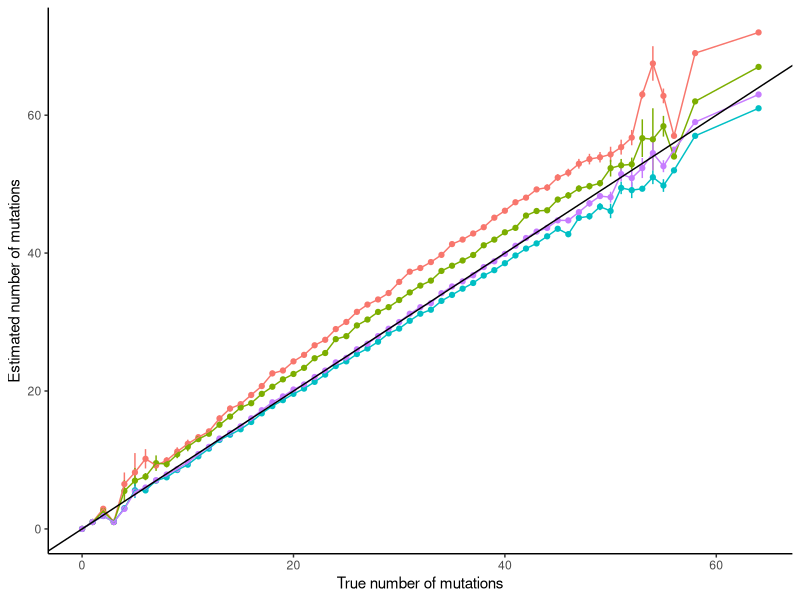
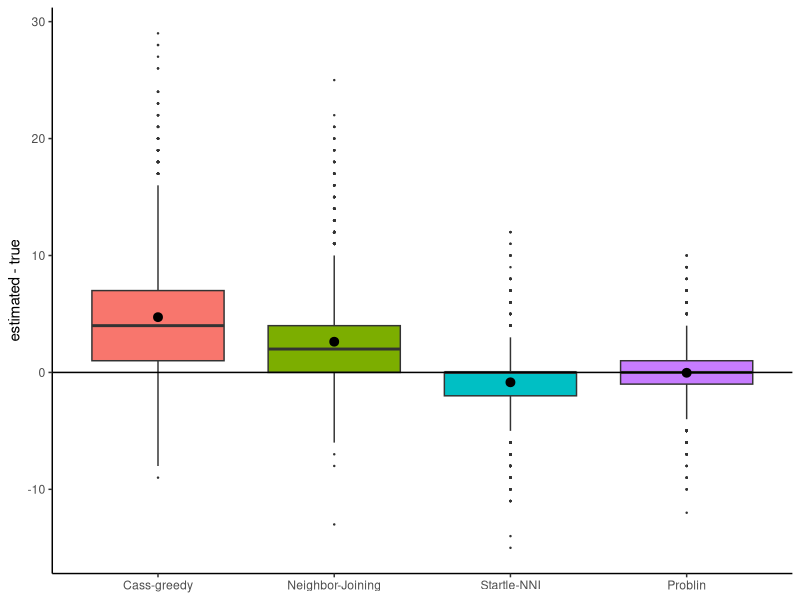
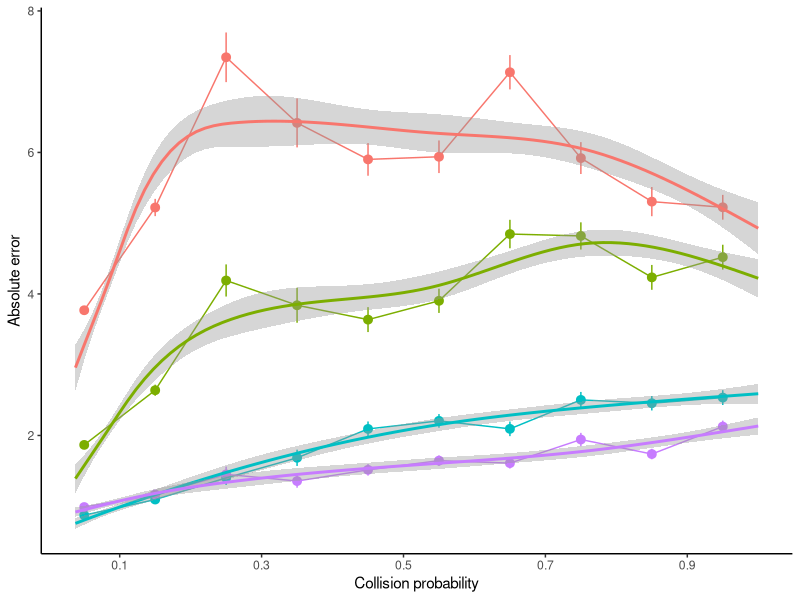
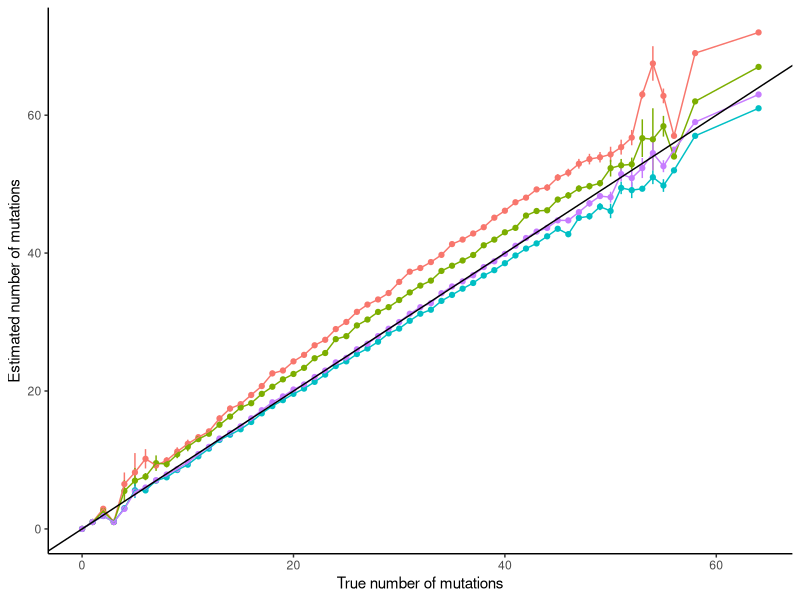
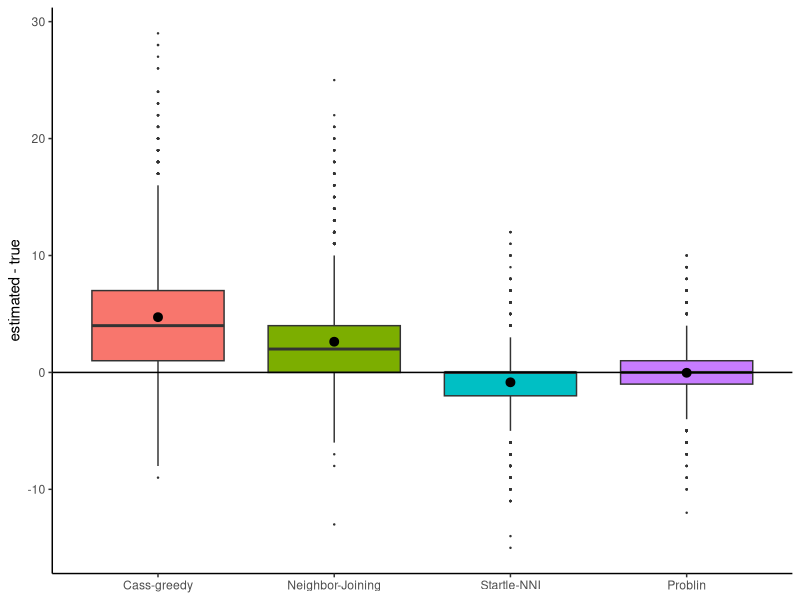
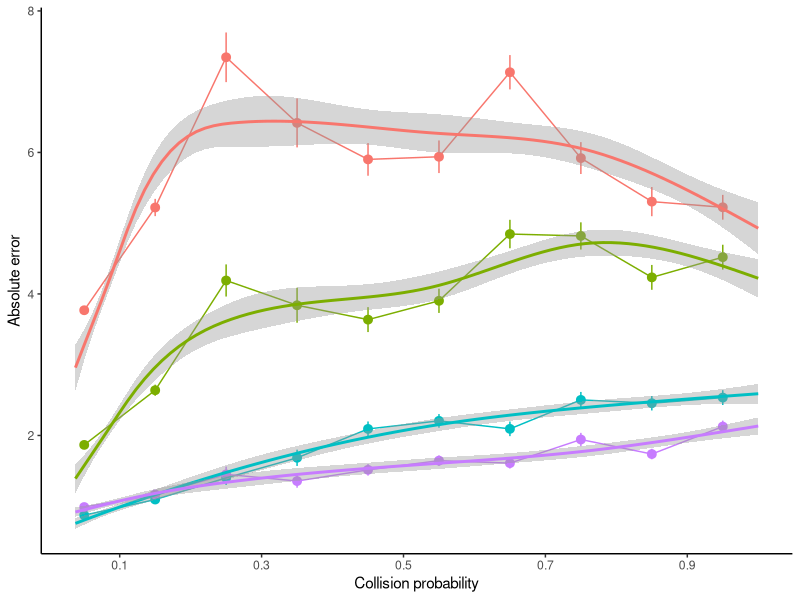

Reproduce these figures in R, in order.
setwd("/Users/uym2/my_gits/problin_experiments/sim_tlscl/Results/mutation_count")

require(ggplot2)

d = read.table("count_mutations.txt",header=T)

d$method = factor(d$method,levels = c("Cass-greedy","NJ","Startle","Problin"),labels=c("Cass-greedy","Neighbor-Joining","Startle-NNI","Problin"))

ggplot(d,aes(x=trueNmus,y=estNmus,color=method)) + 
  stat_summary(size=0.2,alpha=1) + 
  geom_line(stat="summary") + 
  #geom_smooth(size=1,method="lm",se = F) + 
  geom_abline(linetype=1) +
  xlab("True number of mutations") + ylab("Estimated number of mutations") + 
  theme_classic() + theme(legend.title = element_blank(), legend.position = "None")
ggsave("count_mutations.pdf",width=4,height=4)

ggplot(d,aes(x=method,y=estNmus-trueNmus,fill=method)) + geom_boxplot(outlier.size = 0.2) + 
  stat_summary() + ylab("estimated - true") + 
  geom_hline(yintercept = 0) + theme_classic() + 
  theme(legend.position="None",axis.title.x = element_blank())
ggsave("count_mutations_boxplot.pdf",width=4,height=4)

ggplot(d,aes(x=collision,y=abs(estNmus-trueNmus),color=method)) + 
  stat_summary_bin(binwidth = 0.1) +
  geom_line(stat="summary_bin",binwidth=0.1) + 
  geom_smooth() + 
  xlab("Collision probability") + ylab("Absolute error") +
  theme_classic() + theme(legend.title = element_blank(), legend.position = "None") +
  scale_x_continuous(breaks = c(0.1,0.3,0.5,0.7,0.9))
ggsave("collision_vs_error.pdf",width=4,height=4)

#########Correlation with collision
with(d[d$method == "Startle-NNI",],cor(collision,abs(trueNmus-estNmus)))
with(d[d$method == "Problin",],cor(collision,abs(trueNmus-estNmus)))
with(d[d$method == "Cass-greedy",],cor(collision,abs(trueNmus-estNmus)))
with(d[d$method == "Neighbor-Joining",],cor(collision,abs(trueNmus-estNmus)))

######### Mean absolute error
with(d[d$method == "Cass-greedy",],mean(abs(trueNmus-estNmus)))
with(d[d$method == "Startle-NNI",],mean(abs(trueNmus-estNmus)))
with(d[d$method == "Problin",],mean(abs(trueNmus-estNmus)))
with(d[d$method == "Neighbor-Joining",],mean(abs(trueNmus-estNmus)))

######### Root mean square error
with(d[d$method == "Cass-greedy",],sqrt(mean((trueNmus-estNmus)**2)))
with(d[d$method == "Startle-NNI",],sqrt(mean((trueNmus-estNmus)**2)))
with(d[d$method == "Problin",],sqrt(mean((trueNmus-estNmus)**2)))
with(d[d$method == "Neighbor-Joining",],sqrt(mean((trueNmus-estNmus)**2)))

######### Bias
with(d[d$method == "Cass-greedy",],mean(estNmus-trueNmus))
with(d[d$method == "Startle-NNI",],mean(estNmus-trueNmus))
with(d[d$method == "Problin",],mean(estNmus-trueNmus))
with(d[d$method == "Neighbor-Joining",],mean(estNmus-trueNmus))
